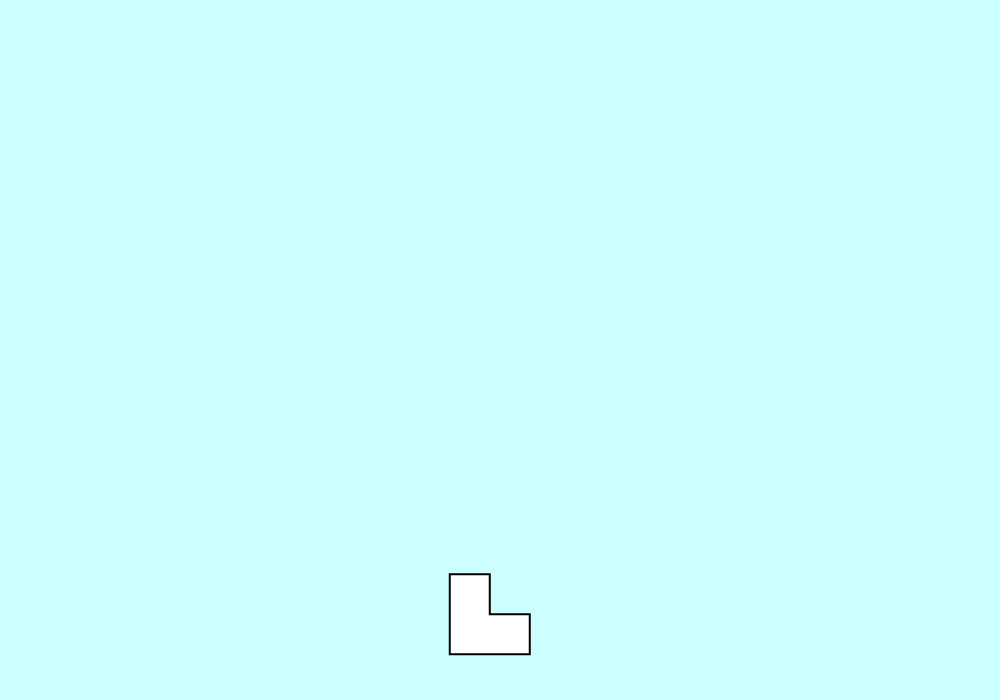
Frame 1 (no input)
Frame 60 (no input): identical to frame 1, image omitted
Frame 120 (the mouse pressed at the canvas centre since frame 60): identical to frame 1, image omitted

The p5.js sketch that drew this single still picture (run headless with seeded random() and noise() and a simulated clock; from frame 60 on, the mouse is pressed at the canvas centre):

// p5.js sketch
// ── sketch.js
var r = 0;

function setup() {
  createCanvas(1000,700);
  background(204,255,255);
  randomSeed(0);
  for (var i = 35; i < width + 40; i += 40)
  {
      var color = int( random(0,102,204));
      var scalar = random(0.25,5.0);
      arrow(i,110,color,scalar);
    }
}

function draw() {

  }


  function keyPressed() {

    arrow(mouseX, mouseY, 200);
    arrow(mouseX, mouseY, 200);
    arrow(mouseX, mouseY, 200);
    arrow(mouseX, mouseY, 400);
    arrow(mouseX, mouseY, 700);
    arrow(mouseX, mouseY, 200);
    arrow(mouseX, mouseY, 200);
    arrow(mouseX, mouseY, 200);
    arrow(mouseX, mouseY, 200);
    arrow(mouseX, mouseY, 200);
    arrow(mouseX, mouseY, 400);
    arrow(mouseX, mouseY, 400);
    arrow(mouseX, mouseY, 400);
    arrow(mouseX, mouseY, 200);
    arrow(mouseX, mouseY, 700);
    arrow(mouseX, mouseY, 400);
    arrow(mouseX, mouseY, 200);
    arrow(mouseX, mouseY, 200);
    arrow(mouseX, mouseY, 100);
    arrow(mouseX, mouseY, 200);
    arrow(mouseX, mouseY, 200);
    arrow(mouseX, mouseY, 100);
    arrow(mouseX, mouseY, 200);
    arrow(mouseX, mouseY, 200);
    arrow(mouseX, mouseY, 300);
    arrow(mouseX, mouseY, 600);
    arrow(mouseX, mouseY, 700);
    arrow(mouseX, mouseY, 200);

}




    function arrow(x,y,g,s) {

      rotate(r);
      r +=.01
      translate(random(500), random(800));
      scale(1*2);


      beginShape();
      vertex(20, 20);
      vertex(40, 20);
      vertex(40, 40);
      vertex(60, 40);
      vertex(60, 60);
      vertex(20, 60);
      endShape(CLOSE);
    }
